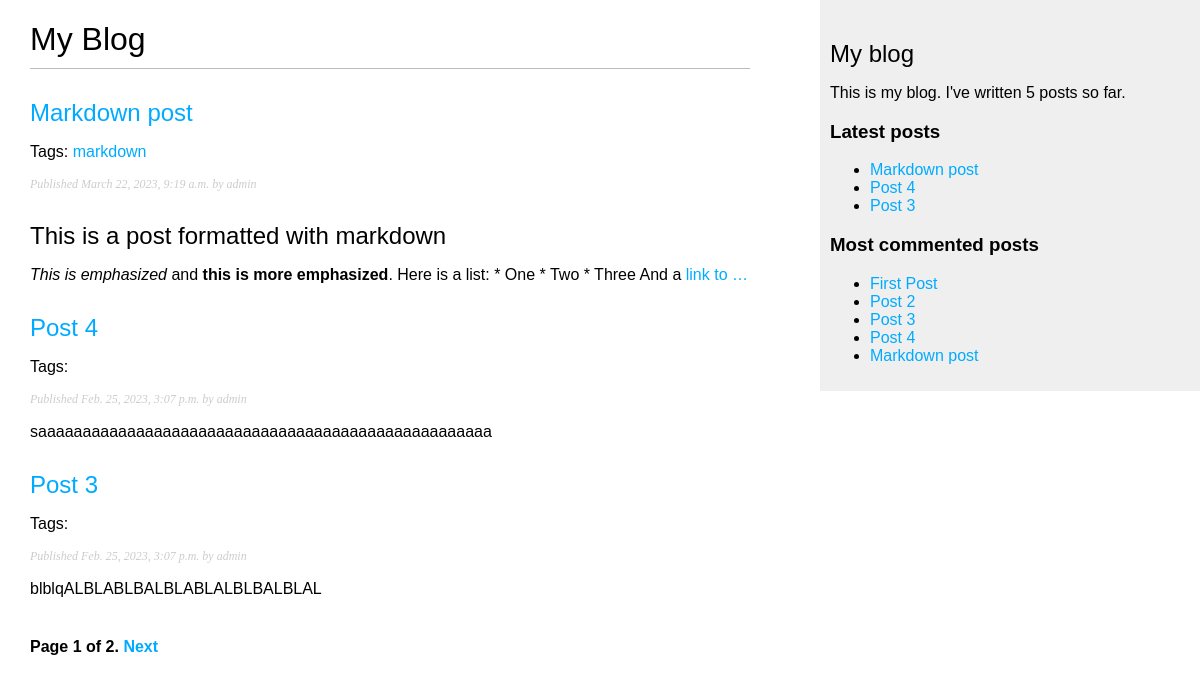
Screenshot of /blog/ with the database file from the repository.
### blog/models.py (models this page shows, shortened)
class Post(models.Model):
    class Status(models.TextChoices):
        DRAFT = 'DF', 'Draft'
        PUBLISHED = 'PB', 'Published'
    tags = TaggableManager()
    title = models.CharField(max_length=250)
    slug = models.SlugField(max_length=250, unique_for_date='publish')
    author = models.ForeignKey(User,
                               on_delete=models.CASCADE,
                               related_name='blog_posts')
    body = models.TextField()
    publish = models.DateTimeField(default=timezone.now)
    created = models.DateTimeField(auto_now_add=True)
    updated = models.DateTimeField(auto_now=True)
    status = models.CharField(max_length=2,
                              choices=Status.choices,
                              default=Status.DRAFT)
    objects = models.Manager()
    published = PublishedManager()
    class Meta:
        ordering = ['-publish']
        indexes = [models.Index(fields=['-publish'])]
    def get_absolute_url(self):
        return reverse("blog:post_detail", args=[self.publish.year,
                                                 self.publish.month,
                                                 self.publish.day,
                                                 self.slug])

### blog/views.py (the view)
# urls.py: path('', views.post_list, name='post_list'),
def post_list(request, tag_slug=None):
    post_list = Post.published.all()
    tag = None
    if tag_slug:
        tag = get_object_or_404(Tag, slug=tag_slug)
        post_list = post_list.filter(tags__in=[tag])
    paginator = Paginator(post_list, 3)
    page_number = request.GET.get('page', 1)
    try:
        posts = paginator.page(page_number)
    except PageNotAnInteger:
        posts = paginator.page(1)
    except EmptyPage:
        posts = paginator.page(paginator.num_pages)
    return render(request,
                  'blog/post/list.html',
                  {'posts': posts,
                   'tag': tag})

### blog/models.py (called while the page is built)
    def get_queryset(self):
        return super().get_queryset().filter(status=Post.Status.PUBLISHED)

### blog/templatetags/blog_tags.py (called while the page is built)
@register.simple_tag
def total_posts():
    return Post.published.count()

@register.inclusion_tag('blog/post/latest_posts.html')
def show_latest_posts(count=5):
    latest_posts = Post.published.order_by('-publish')[:count]
    return {'latest_posts': latest_posts}

@register.simple_tag
def get_most_commented_posts(count=5):
    return Post.published.annotate(total_comments=Count('comments'))\
            .order_by('-total_comments')[:count]

@register.filter(name='markdown')
def markdown_format(text):
    return mark_safe(markdown.markdown(text))

### blog/templates/blog/post/list.html (shortened to what this page needs)
{% extends 'blog/base.html' %}
{% load blog_tags %}
{% block content %}
    <h1>My Blog</h1>
    {% for post in posts %}
        <h2>
            <a href="{{ post.get_absolute_url }}">
                {{ post.title }}
            </a>
        </h2>
        <p class="tags">Tags:
            {% for tag in post.tags.all %}
                <a href="{% url 'blog:post_list_by_tag' tag.slug %}">
                    {{ tag.name }}
                </a>
            {% endfor %}
        </p>
        <p class="date">
            Published {{post.publish}} by {{ post.author }}
        </p>
        {{ post.body|markdown|truncatewords_html:30 }}
    {% endfor %}
    {% include "pagination.html" with page=posts %}
{% endblock content %}

### blog/templates/blog/base.html (shortened to what this page needs)
{% load blog_tags %}
{% load static %}
<!DOCTYPE html>
<html lang="en">
<head>
    <link rel="stylesheet" href="{% static 'css/blog.css' %}">
</head>
<body>
    <div id="content">
        {% block content %}
        {% endblock %}
    </div>
    <div id="sidebar">
        <h2>My blog</h2>
        <p>This is my blog.
            I've written {% total_posts %} posts so far.
        </p>
        <h3>Latest posts</h3>
        {% show_latest_posts 3 %}
        <h3>Most commented posts</h3>
        {% get_most_commented_posts as most_commented_posts %}
        <ul>
            {% for post in most_commented_posts %}
                <li>
                    <a href="{{ post.get_absolute_url }}">
                        {{ post.title }}
                    </a>
                </li>
            {% endfor %}
        </ul>
    </div>
</body>
</html>

### blog/templates/blog/post/latest_posts.html
<ul>
    {% for post in latest_posts %}
        <li>
            <a href="{{ post.get_absolute_url }}">
                {{ post.title }}
            </a>
        </li>
    {% endfor %}
</ul>

### blog/static/css/blog.css (style rules this page uses)
body { margin: 0; padding: 0; font-family: helvetica, sans-serif; }
a { color: #00abff; text-decoration: none; }
h1 { font-weight: normal; border-bottom: 1px solid #bbb; padding: 0 0 10px 0; }
h2 { font-weight: normal; margin: 30px 0 0; }
#content { float: left; width: 60%; padding: 0 0 0 30px; }
#sidebar { float: right; width: 30%; padding: 10px; background: #efefef; height: 100%; }
p.date { color: #ccc; font-family: georgia, serif; font-size: 12px; font-style: italic; }

### rows the page displays
Post: title "Markdown post", publish "March 22, 2023, 9:19 a.m.", author "admin", body "This is a post formatted with markdown This is emphasized and this is more emphasized . Here is a list: * One * Two * Three And a link to …"
Tag: name "markdown"
Post: title "Post 4", publish "Feb. 25, 2023, 3:07 p.m.", author "admin", body "saaaaaaaaaaaaaaaaaaaaaaaaaaaaaaaaaaaaaaaaaaaaaaaaaaa"
Post: title "Post 3", publish "Feb. 25, 2023, 3:07 p.m.", author "admin", body "blblqALBLABLBALBLABLALBLBALBLAL"
Post: title "First Post"
Post: title "Post 2"

### other values shown
{{ page.number }} "1"
{{ page.paginator.num_pages }} "2"
